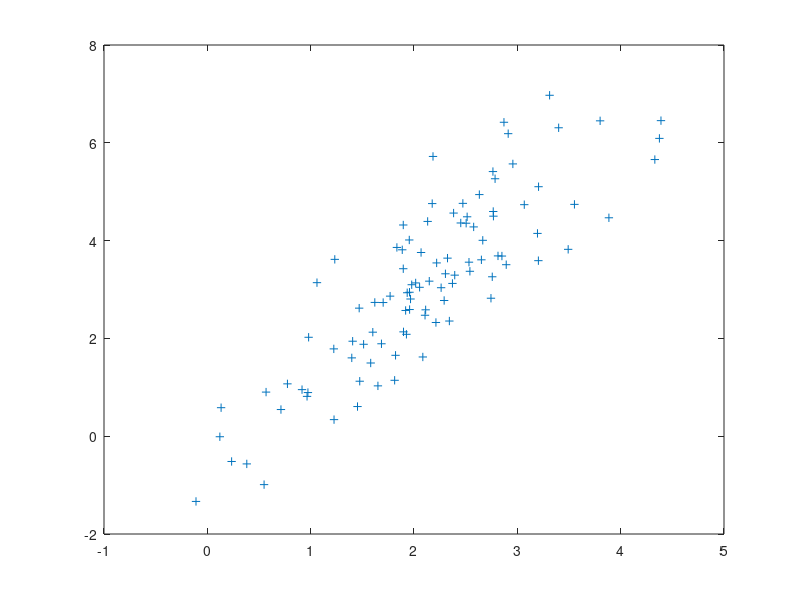

Write the MATLAB code that produced this figure.
mu = [2 3];
sigma = [1 1.5; 1.5 3];
rng default  % For reproducibility
R = mvnrnd(mu,sigma,100);
figure
plot(R(:,1),R(:,2),'+')